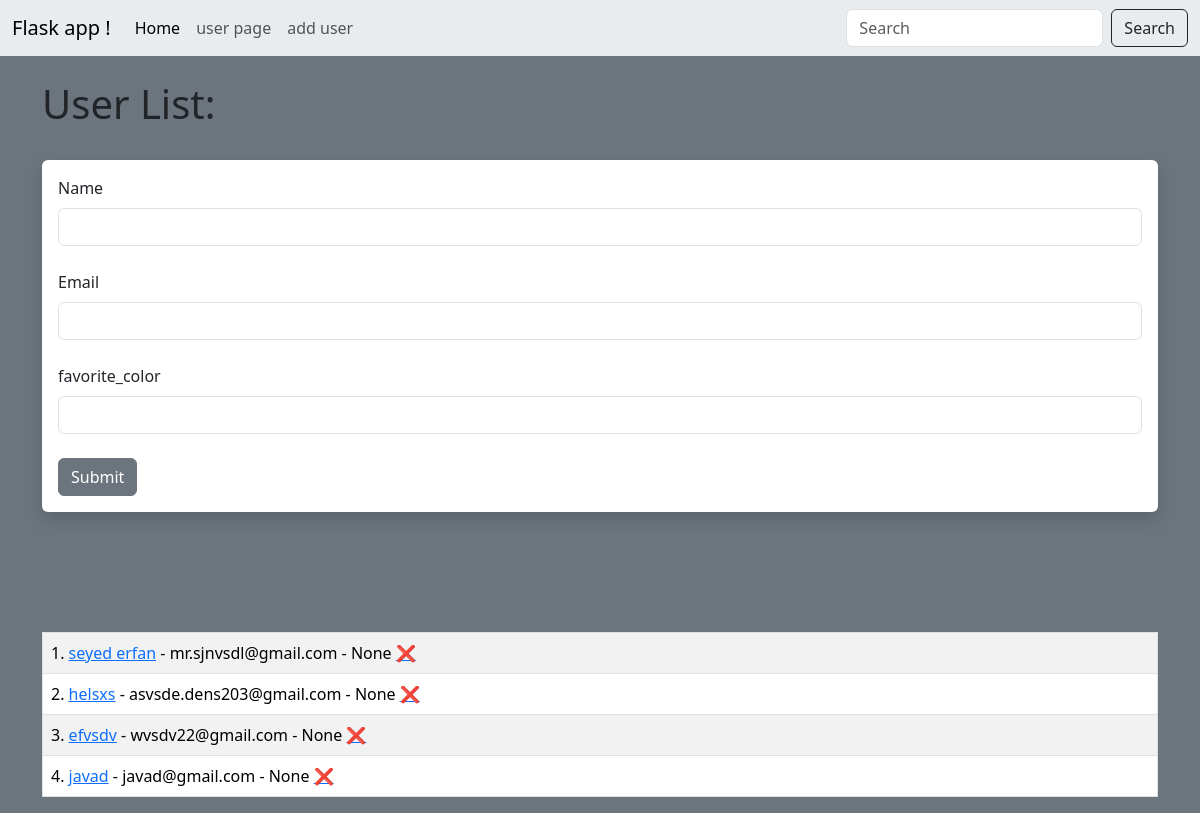
The page /user/add on the database as committed earlier.
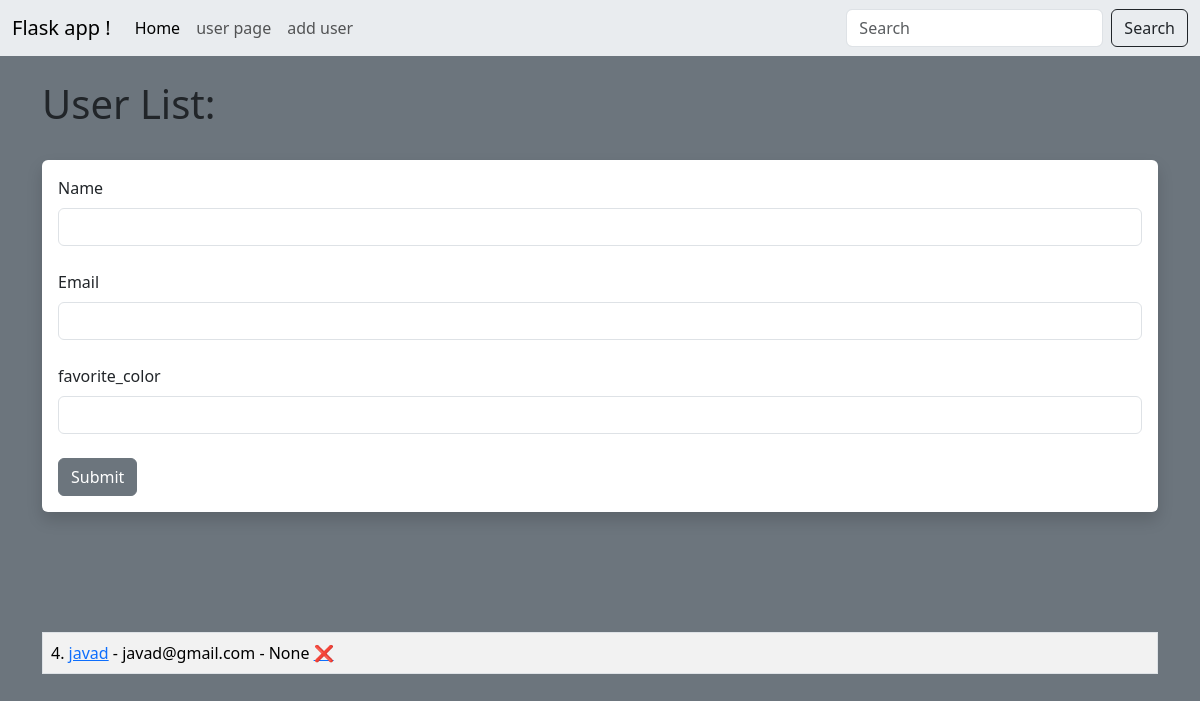
The same page on the database as committed later.
### app.py (models this page shows, shortened)
class Users(db.Model):
    id = db.Column(db.Integer, primary_key=True)
    name = db.Column(db.String(120), nullable=False)
    email = db.Column(db.String(120), nullable=False, unique=True)
    favorite_color = db.Column(db.String(24))
    date_added = db.Column(db.DateTime, default=datetime.utcnow())

### app.py (the view, shortened to what this page needs)
@app.route('/user/add', methods=['GET', 'POST'])
def add_user():
	name = None
	form = UserForm()
	our_users = Users.query.order_by(Users.date_added)
	return render_template("add_user.html",
		form=form,
		name=name,
		our_users=our_users)

### app.py
class UserForm(FlaskForm):
	name = StringField("Name", validators=[DataRequired()])
	email = StringField("Email", validators=[DataRequired()])
	favorite_color = StringField("favorite_color")
	submit = SubmitField("Submit")

### templates/add_user.html (shortened to what this page needs)
{% extends 'base.html' %}
{% block content %}
{% if name %}
	<h1>User Added!</h1>
	<br/><br/>
<table class="table table-hover table-bordered table-striped">
{% for our_user in our_users %}
	<tr>
	<td>{{ our_user.id }}. <a href="{{ url_for('update', id=our_user.id)}}">{{ our_user.name }}</a> - {{ our_user.email }}</td>
	</tr>
{% endfor %}
</table>
{% else %}
	<h1>User List:</h1>
	<br/>
<div class="shadow p-3 mb-5 bg-body rounded">
	<form method="POST">
		{{ form.name.label(class="form-label") }}
		{{ form.name(class="form-control") }}
		<br/>
		{{ form.email.label(class="form-label") }}
		{{ form.email(class="form-control") }}
		<br/>
		{{ form.favorite_color.label(class="form-label") }}
		{{ form.favorite_color(class="form-control") }}
		<br/>
		{{ form.submit(class="btn btn-secondary") }}
	</form>
</div>
<br/><br/><br/>
<table class="table table-hover table-bordered table-striped">
{% for our_user in our_users %}
	<tr>
	<td>{{ our_user.id }}. <a href="{{ url_for('update', id=our_user.id)}}">
		  {{ our_user.name }}</a>
		- {{ our_user.email }}
		- {{ our_user.favorite_color }}
	<a href="{{ url_for('delete', id=our_user.id)}}"> ❌ </a></td>
	</tr>
{% endfor %}
</table>
{% endif %}
{% endblock %}

### templates/base.html (shortened to what this page needs)
<!doctype html>
<html lang="en">
  <head>
    <link href="https://cdn.jsdelivr.net/npm/bootstrap@5.3.1/dist/css/bootstrap.min.css"
          rel="stylesheet">
        <link href="{{ url_for('static', filename='css/style.css')}}" rel="stylesheet">
  </head>
  <body class="bg-secondary">
    {% include 'base/navbar.html' %}
    <br/>
    <div class="container">
        {% block content %}
        {% endblock %}
    </div>
  </body>
</html>

### templates/base/navbar.html (shortened to what this page needs)
<nav class="navbar navbar-expand-lg bg-body-secondary">
  <div class="container-fluid">
    <a class="navbar-brand" href="#">Flask app ! </a>
    <div class="collapse navbar-collapse text-white" id="navbarSupportedContent">
      <ul class="navbar-nav me-auto mb-2 mb-lg-0">
        <li class="nav-item">
          <a class="nav-link active" aria-current="page" href="{{url_for('index')}}">Home</a>
        </li>
        <li class="nav-item">
          <a class="nav-link" href="{{url_for('user', name='hafez')}}" >user page</a>
        </li>
        <li class="nav-item">
          <a class="nav-link" href="{{url_for('add_user')}}" >add user</a>
        </li>
      </ul>
      <form class="d-flex" role="search">
        <input class="form-control me-2" type="search" placeholder="Search" aria-label="Search">
        <button class="btn btn-outline-dark" type="submit">Search</button>
      </form>
    </div>
  </div>
</nav>

Rows that differ between the two databases and show on the page:
removed Users: id "1", name "seyed erfan", email "mr.sjnvsdl@gmail.com", favorite_color "None"
removed Users: id "2", name "helsxs", email "asvsde.dens203@gmail.com", favorite_color "None"
removed Users: id "3", name "efvsdv", email "wvsdv22@gmail.com", favorite_color "None"
